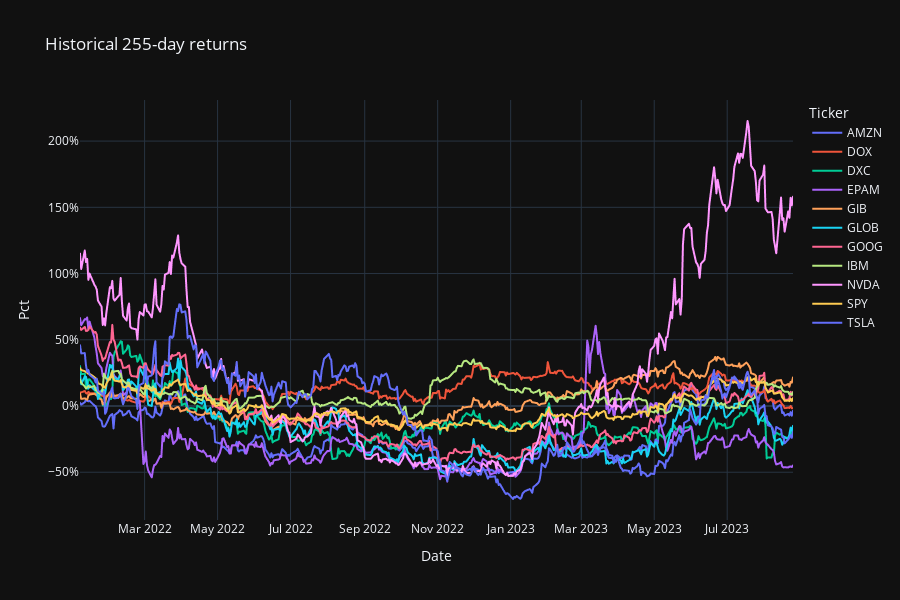

Notebook code cell kept with this figure:
### Code cell
# Plot annual returns
fig = px.line(
    data_frame = annual_returns_df,
    title = 'Historical 255-day returns',
    height = 600,
    labels = {'variable': 'Ticker', 'value': 'Pct'}
)
fig.update_layout(
    yaxis_tickformat = '1%'
)

### Figure 1 — Plotly figure (JSON) as saved in the notebook; plotly's stock layout.template omitted (floating-point values rounded to 4 significant figures; data arrays with more than 128 entries replaced by an {"elided": "..."} marker saying what was removed)
{"data": [{"hovertemplate": "Ticker=AMZN<br>Date=%{x}<br>Pct=%{y}<extra></extra>", "legendgroup": "AMZN", "line": {"color": "#636efa", "dash": "solid"}, "marker": {"symbol": "circle"}, "mode": "lines", "name": "AMZN", "showlegend": true, "type": "scattergl", "x": {"elided": "411 str values"}, "xaxis": "x", "y": {"elided": "411 float values"}, "yaxis": "y"}, {"hovertemplate": "Ticker=DOX<br>Date=%{x}<br>Pct=%{y}<extra></extra>", "legendgroup": "DOX", "line": {"color": "#EF553B", "dash": "solid"}, "marker": {"symbol": "circle"}, "mode": "lines", "name": "DOX", "showlegend": true, "type": "scattergl", "x": {"elided": "411 str values"}, "xaxis": "x", "y": {"elided": "411 float values"}, "yaxis": "y"}, {"hovertemplate": "Ticker=DXC<br>Date=%{x}<br>Pct=%{y}<extra></extra>", "legendgroup": "DXC", "line": {"color": "#00cc96", "dash": "solid"}, "marker": {"symbol": "circle"}, "mode": "lines", "name": "DXC", "showlegend": true, "type": "scattergl", "x": {"elided": "411 str values"}, "xaxis": "x", "y": {"elided": "411 float values"}, "yaxis": "y"}, {"hovertemplate": "Ticker=EPAM<br>Date=%{x}<br>Pct=%{y}<extra></extra>", "legendgroup": "EPAM", "line": {"color": "#ab63fa", "dash": "solid"}, "marker": {"symbol": "circle"}, "mode": "lines", "name": "EPAM", "showlegend": true, "type": "scattergl", "x": {"elided": "411 str values"}, "xaxis": "x", "y": {"elided": "411 float values"}, "yaxis": "y"}, {"hovertemplate": "Ticker=GIB<br>Date=%{x}<br>Pct=%{y}<extra></extra>", "legendgroup": "GIB", "line": {"color": "#FFA15A", "dash": "solid"}, "marker": {"symbol": "circle"}, "mode": "lines", "name": "GIB", "showlegend": true, "type": "scattergl", "x": {"elided": "411 str values"}, "xaxis": "x", "y": {"elided": "411 float values"}, "yaxis": "y"}, {"hovertemplate": "Ticker=GLOB<br>Date=%{x}<br>Pct=%{y}<extra></extra>", "legendgroup": "GLOB", "line": {"color": "#19d3f3", "dash": "solid"}, "marker": {"symbol": "circle"}, "mode": "lines", "name": "GLOB", "showlegend": true, "type": "scattergl", "x": {"elided": "411 str values"}, "xaxis": "x", "y": {"elided": "411 float values"}, "yaxis": "y"}, {"hovertemplate": "Ticker=GOOG<br>Date=%{x}<br>Pct=%{y}<extra></extra>", "legendgroup": "GOOG", "line": {"color": "#FF6692", "dash": "solid"}, "marker": {"symbol": "circle"}, "mode": "lines", "name": "GOOG", "showlegend": true, "type": "scattergl", "x": {"elided": "411 str values"}, "xaxis": "x", "y": {"elided": "411 float values"}, "yaxis": "y"}, {"hovertemplate": "Ticker=IBM<br>Date=%{x}<br>Pct=%{y}<extra></extra>", "legendgroup": "IBM", "line": {"color": "#B6E880", "dash": "solid"}, "marker": {"symbol": "circle"}, "mode": "lines", "name": "IBM", "showlegend": true, "type": "scattergl", "x": {"elided": "411 str values"}, "xaxis": "x", "y": {"elided": "411 float values"}, "yaxis": "y"}, {"hovertemplate": "Ticker=NVDA<br>Date=%{x}<br>Pct=%{y}<extra></extra>", "legendgroup": "NVDA", "line": {"color": "#FF97FF", "dash": "solid"}, "marker": {"symbol": "circle"}, "mode": "lines", "name": "NVDA", "showlegend": true, "type": "scattergl", "x": {"elided": "411 str values"}, "xaxis": "x", "y": {"elided": "411 float values"}, "yaxis": "y"}, {"hovertemplate": "Ticker=SPY<br>Date=%{x}<br>Pct=%{y}<extra></extra>", "legendgroup": "SPY", "line": {"color": "#FECB52", "dash": "solid"}, "marker": {"symbol": "circle"}, "mode": "lines", "name": "SPY", "showlegend": true, "type": "scattergl", "x": {"elided": "411 str values"}, "xaxis": "x", "y": {"elided": "411 float values"}, "yaxis": "y"}, {"hovertemplate": "Ticker=TSLA<br>Date=%{x}<br>Pct=%{y}<extra></extra>", "legendgroup": "TSLA", "line": {"color": "#636efa", "dash": "solid"}, "marker": {"symbol": "circle"}, "mode": "lines", "name": "TSLA", "showlegend": true, "type": "scattergl", "x": {"elided": "411 str values"}, "xaxis": "x", "y": {"elided": "411 float values"}, "yaxis": "y"}], "layout": {"height": 600, "legend": {"title": {"text": "Ticker"}, "tracegroupgap": 0}, "title": {"text": "Historical 255-day returns"}, "xaxis": {"anchor": "y", "domain": [0, 1], "title": {"text": "Date"}}, "yaxis": {"anchor": "x", "domain": [0, 1], "tickformat": "1%", "title": {"text": "Pct"}}}}
